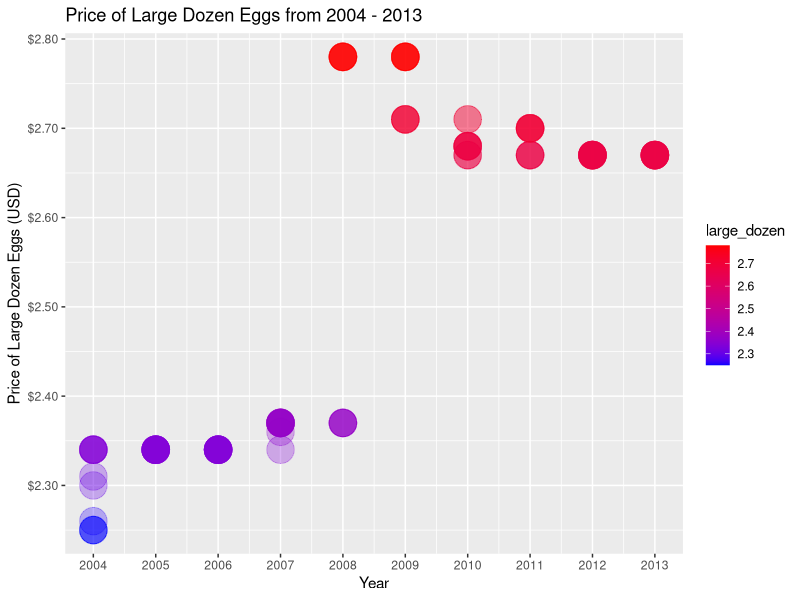
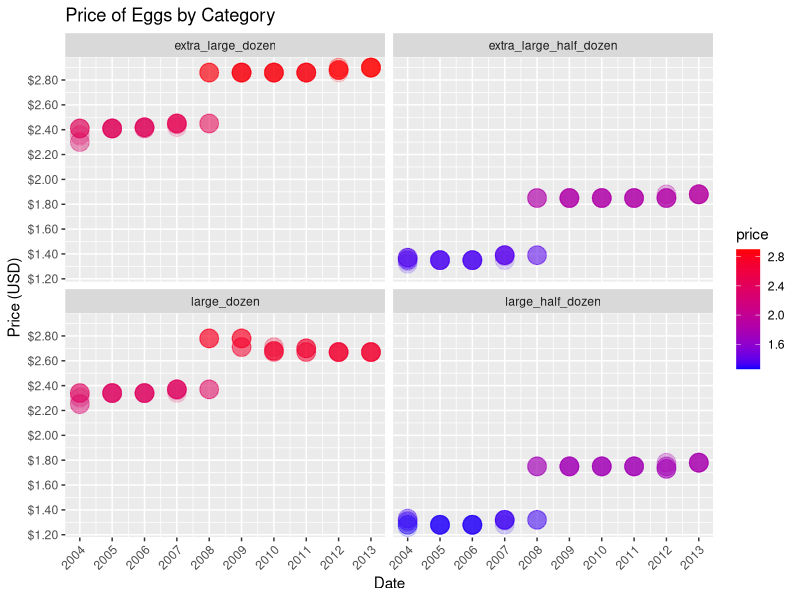
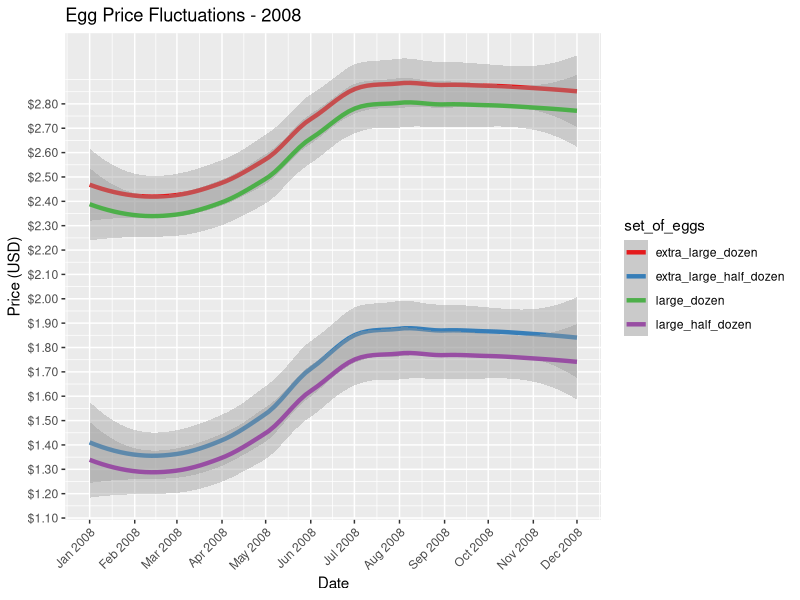
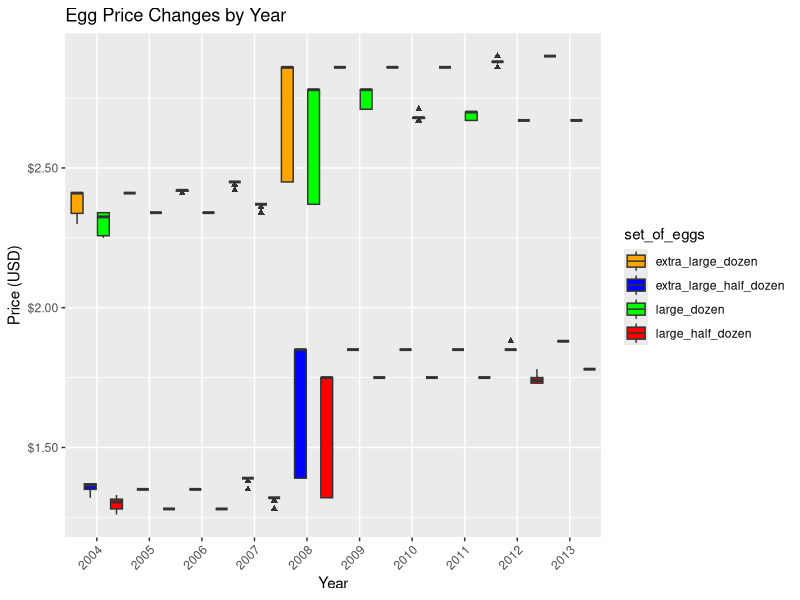

The R script that drew these images, in order:
## ---- chunk 1
#| label: setup
#| warning: false
#| message: false

library(tidyverse)
library(dplyr)
library(ggplot2)
library(scales)
library(RColorBrewer)

knitr::opts_chunk$set(echo = TRUE, warning=FALSE, message=FALSE)
## ---- chunk 2
# Read in the csv file from the appropriate folder and assign the object a name.
eggs <- read.csv("posts/_data/eggs_tidy.csv")
## ---- chunk 3
# Use the dim function to find the dimensions of the dataset.
dim(eggs)
## ---- chunk 4
# Use the colnames function to see what each column name is. 
colnames(eggs)
## ---- chunk 5
# Use the head function to look at the first 6 rows.
head(eggs)
## ---- chunk 6
# First, I will use the mutate function in a piped sequence to change each month into a 
# numerical value. Next, I am going to pipe the data again to recode the cents values 
# in columns 3 through 6 into dollars and cents. I will do this by simply dividing by 
# 100. I will also round each observation to 2 decimal places. 
eggs_mutated <- eggs%>%
  mutate(month = recode(month,
                        "January" = 1,
                        "February" = 2,
                        "March" = 3,
                        "April" = 4,
                        "May" = 5,
                        "June" = 6,
                        "July" = 7,
                        "August" = 8,
                        "September" = 9,
                        "October" = 10,
                        "November" = 11,
                        "December" = 12)) %>%
  mutate(across(3:6, ~ round(. / 100, 2)))

head(eggs_mutated)
## ---- chunk 7
# By using summarise across, I can apply several functions to each observation 
# within each case. 
eggs_summarised <- eggs_mutated %>%
  summarise(across(1:6, list(mean = mean, median = median, sd = sd, min = min, max = max)))
eggs_summarised
## ---- chunk 8
# By using the filter function, I am pulling out only observations from 2008.
eggs_2008 <- eggs_mutated %>%
  filter(year == 2008) %>%
  summarise(across(3:6, list(mean = mean, 
                             median = median, 
                             sd = sd, 
                             min = min, 
                             max = max)))
eggs_2008
## ---- chunk 9
# Pivot the data from wide to long.
eggs_longer <- eggs_mutated %>%
  pivot_longer(cols = c(large_half_dozen, large_dozen, extra_large_half_dozen, 
                        extra_large_dozen),
               names_to = "set_of_eggs",
               values_to = "price")
eggs_longer
## ---- chunk 10
# Create a point plot using ggplot2. I adjust the color scale to represent 
# prices, the points sized at 9 for optimal viewing, and the alpha value at 
# 0.3 to introduce opacity among overlapping points. 
# In the scale_y_continuous function I ensure that breaks are set to 10 cent 
# intervals and the labels indicate that these are dollar amounts. 
ggplot(eggs_mutated, aes(x = year, y = large_dozen, color = large_dozen)) +
  geom_point(size = 9, alpha = 0.3) +
  scale_x_continuous(breaks = unique(eggs_mutated$year)) +
  scale_y_continuous(labels = function(x) sprintf("$%.2f", x)) +
  scale_color_gradient(low = "blue", high = "red") +
  labs(x = "Year", y = "Price of Large Dozen Eggs (USD)", title = 
         "Price of Large Dozen Eggs from 2004 - 2013")
## ---- chunk 11
# Create a plot based on price for each egg product type and use facet_wrap to 
# display them each individually.
# Setting breaks on the y-axis using a sequence from $1.20 to the maximum price 
# in the data at increments of 0.20 cents.
# Adjust the angle of the x-axis text so they are displayed at an angle.
ggplot(eggs_longer, aes(x = year, y = price, color = price)) +
  geom_point(size = 6, alpha = 0.15) +
  scale_x_continuous(breaks = unique(eggs_mutated$year)) +
  scale_y_continuous(labels = function(x) sprintf("$%.2f", x),
                     breaks = seq(0, max(eggs_longer$price), by = 0.2)) +
  scale_color_gradient(low = "blue", high = "red") +
  facet_wrap(~ set_of_eggs, nrow = 2) +
  labs(title = "Price of Eggs by Category", x = "Date", y = "Price (USD)") +
  theme(axis.text.x = element_text(angle = 45, hjust = 1))
## ---- chunk 12
# Filter 2008 from my pivoted dataset and mutate the year and month into a new column
eggs_2008_longer <- eggs_longer %>% 
  filter(year == 2008) %>%
  mutate(date = as.Date(paste(year, month, "01", sep = "-")))

# Use RColorBrewer to pick a distinctive palette for better viewing
line_colors <- brewer.pal(4, "Set1")

# create a smooth line plot using loess regression so it better illustrates the 
# price fluctuation
ggplot(eggs_2008_longer, aes(x = as.Date(date), y = price, color = set_of_eggs)) +
  geom_smooth(method = "loess", size = 1.5) +
  labs(title = "Egg Price Fluctuations - 2008", x = "Date", y = "Price (USD)") + 
  scale_y_continuous(labels = function(x) sprintf("$%.2f", x),
                     breaks = seq(0, max(eggs_2008_longer$price), by = 0.1)) +
  scale_color_manual(values = line_colors) +  # Set the color palette 
  # for the line colors produced with RColorBrewer
  scale_x_date(date_labels = "%b %Y", date_breaks = "1 month") +  
  theme(axis.text.x = element_text(angle = 45, hjust = 1)) 
## ---- chunk 13
# Create boxplots for each year with color based on egg type
ggplot(data = eggs_longer, aes(x = factor(year), 
                               y = price/10, 
                               fill = set_of_eggs)) +
  geom_boxplot(width = 1, outlier.shape = "triangle") +
  scale_fill_manual(values = c("large_half_dozen" = "red", 
                               "large_dozen" = "green",
                               "extra_large_half_dozen" = "blue", 
                               "extra_large_dozen" = "orange")) +   
  scale_y_continuous(labels = function(x) sprintf("$%.2f", x*10)) +
  labs(title = "Egg Price Changes by Year", x = "Year", y = "Price (USD)") +
  theme(axis.text.x = element_text(angle = 45, hjust = 1))
